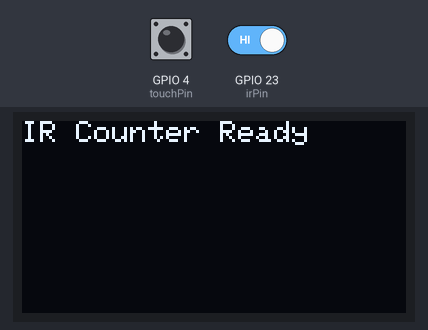
The program below on a simulated ESP32. Shown: 128×64 one-colour display. The test bench sets the inputs (shaded band); at power-on: GPIO 4 (touchPin) HIGH, GPIO 23 (irPin) HIGH. What the program prints to the serial monitor is not drawn.

Above: at 2.2 s.
2.3 s: GPIO 4 (touchPin) pulled LOW for 0.15 s
At 3.3 s:
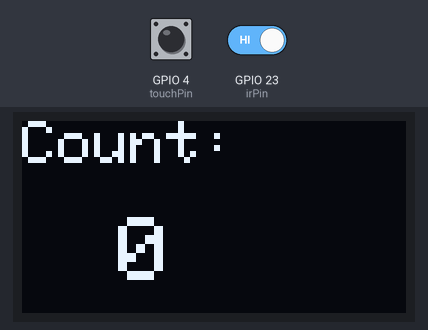
3.9 s: GPIO 23 (irPin) driven LOW
At 5.0 s:
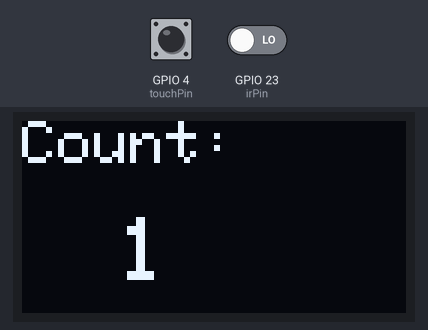
Timing chart, 0 to 6.9 s (numbered marks = the images above; inputs shaded):
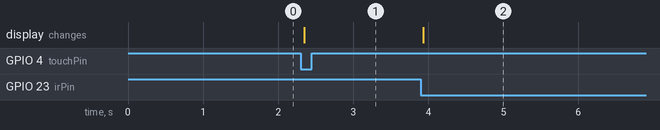

Measured:
- after the input at 2.3 s, the display: changes after 0.05 s (image 1)
- after the input at 3.9 s, the display: changes at once (image 2)

The program:

main.cpp
```cpp
//VCC-->3V3
//SDA-->21
//SCK-->22

#include <Arduino.h>
#include <Wire.h>
#include <Adafruit_GFX.h>
#include <Adafruit_SSD1306.h>
#include <WiFi.h>
#include <WiFiClient.h>
#include <WiFiAP.h>

#define SCREEN_WIDTH 128
#define SCREEN_HEIGHT 64
#define OLED_RESET     -1

int irPin = 23;         // IR sensor connected to GPIO 23
int count = 0;          // Counter for object passes
bool objectDetected = false;
int touchPin = 4;

const char *ssid = "MyESP";
const char *password = "9103157011";
WiFiServer server(80);

Adafruit_SSD1306 display(SCREEN_WIDTH, SCREEN_HEIGHT, &Wire, OLED_RESET);

void setup() {
  pinMode(irPin, INPUT);    // Set IR pin as input
  pinMode(touchPin, INPUT);

  Wire.begin(21, 22); // SDA, SCL for ESP32
  Serial.begin(115200);
  Serial.println();
  Serial.println("Configuring access point...");

  if (!WiFi.softAP(ssid, password)) {
    log_e("Soft AP creation failed.");
    while (1);
  }

  IPAddress myIP = WiFi.softAPIP();
  Serial.print("AP IP address: ");
  Serial.println(myIP);
  server.begin();
  Serial.println("Server started");

  if (!display.begin(SSD1306_SWITCHCAPVCC, 0x3C)) {
    Serial.println(F("SSD1306 initialization failed"));
    while (true);
  }

  display.clearDisplay();
  display.setTextSize(1);
  display.setTextColor(SSD1306_WHITE);
  display.setCursor(0, 0);
  display.println("IR Counter Ready");
  display.display();
  delay(1000);
}

void loop() {
  int sensorValue = digitalRead(irPin);

  // Object detected (IR beam broken)
  if (sensorValue == LOW && !objectDetected) {
    count++;
    objectDetected = true;
    Serial.print("Object Passed. Count: ");
    Serial.println(count);

    display.clearDisplay();
    display.setTextSize(2);
    display.setCursor(0, 0);
    display.println("Count:");
    display.setTextSize(3);
    display.setCursor(32, 32);
    display.println(count);
    display.display();


  }

  // Reset detection when object moves away
  if (sensorValue == HIGH) {
    objectDetected = false;
  }

  if (touchRead(touchPin) < 30) {
  count = 0;
  Serial.println("Count Reset by Touch!");

  display.clearDisplay();
  display.setTextSize(2);
  display.setCursor(0, 0);
  display.println("Count:");
  display.setTextSize(3);
  display.setCursor(32, 32);
  display.println(count);
  display.display();

  delay(500); // debounce delay to prevent multiple resets
}

  delay(30); // Debounce delay

  WiFiClient client = server.accept();  // listen for incoming clients

  if (client) {
    Serial.println("New Client.");
    String currentLine = "";
    while (client.connected()) {
      if (client.available()) {
        char c = client.read();
        Serial.write(c);
        if (c == '\n') {

          // Handle /count endpoint
          if (currentLine.startsWith("GET /count")) {
            client.println("HTTP/1.1 200 OK");
            client.println("Content-Type: text/plain");
            client.println("Connection: close");
            client.println();
            client.println(count);
            break;
          }

          // Serve main page
          if (currentLine.length() == 0) {
            client.println("HTTP/1.1 200 OK");
            client.println("Content-type:text/html");
            client.println();

            client.println(R"rawliteral(
              <!DOCTYPE html>
              <html>
              <head>
                <meta charset="UTF-8">
                <title>IR Counter</title>
                <style>
                  body { font-family: sans-serif; text-align: center; padding: 50px; }
                  #count { font-size: 60px; color: green; }
                </style>
              </head>
              <body>
                <h1>Live IR Counter</h1>
                <div id="count">0</div>

                <script>
                  function fetchCount() {
                    fetch('/count')
                      .then(response => response.text())
                      .then(data => {
                        document.getElementById('count').innerText = data;
                      });
                  }

                  setInterval(fetchCount, 200); // Every 1 second
                  fetchCount(); // Call immediately on page load
                </script>
              </body>
              </html>
            )rawliteral");

            break;
          } else {
            currentLine = "";
          }
        } else if (c != '\r') {
          currentLine += c;
        }
      }
    }
    client.stop();
    Serial.println("Client Disconnected.");
  }
}
```
